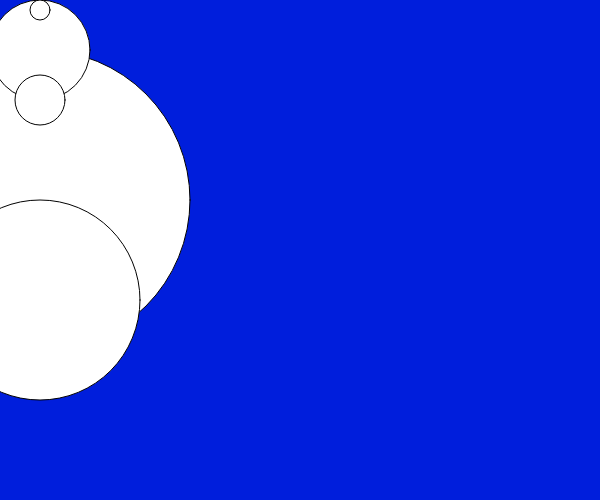
Frame 1 (no input)
Frame 60 (no input): identical to frame 1, image omitted
Frame 120 (the mouse pressed at the canvas centre since frame 60): identical to frame 1, image omitted

The p5.js sketch that drew this single still picture (run headless with seeded random() and noise() and a simulated clock; from frame 60 on, the mouse is pressed at the canvas centre):

// p5.js sketch
// ── sketch.js
function setup() {
  createCanvas(600, 500);
}

let xpos = 0; 
let xpos2 = 0;
function draw() {
  background(0, 30, 220);
  drawCircle(40, 200, 300); 
  drawCircle(40, 300, 200); 
  drawCircle(40, 50, 100); 
  drawCircle(40, 100, 50); 
  drawCircle(40, 10, 20); 

}

function drawCircle(xpos, ypos, straal) {
  circle(xpos, ypos, straal);
}
